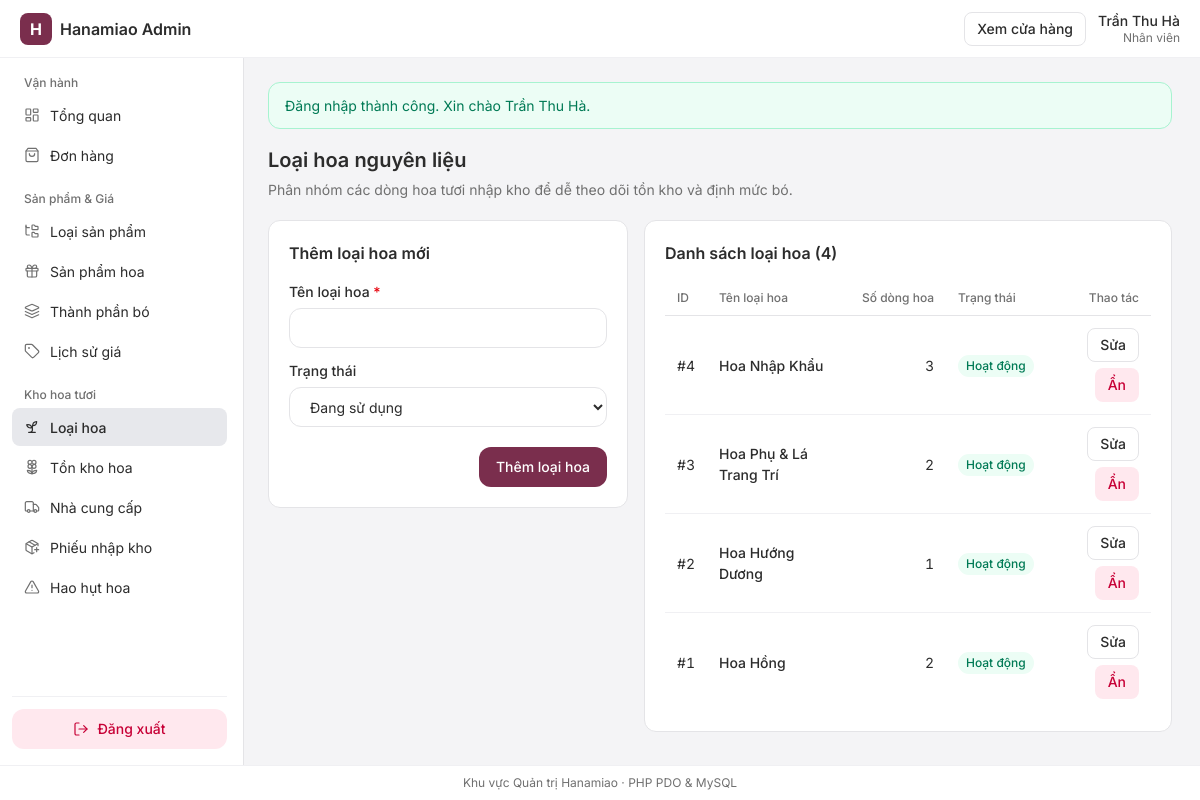
Screenshot of /admin/index.php?page=flower_types (signed in) with the database file from the repository.
### tables this page shows
CREATE TABLE IF NOT EXISTS `LoaiHoa` (
    `ID_LH` INT UNSIGNED NOT NULL AUTO_INCREMENT,
    `TenLH` VARCHAR(100) NOT NULL,
    `TrangThai` TINYINT(1) NOT NULL DEFAULT 1,
    PRIMARY KEY (`ID_LH`),
    KEY `idx_loaihoa_trangthai` (`TrangThai`)
);

### functions/helpers.php (called while the page is built, shortened)
<?php
function h(mixed $value): string
{
    return htmlspecialchars((string)($value ?? ''), ENT_QUOTES, 'UTF-8');
}

### admin/pages/flower_types.php (the view, shortened to what this page needs)
<?php
$flowerTypes = [];
$editType = null;
if ($pdo instanceof PDO) {
    try {
        $flowerTypes = $pdo->query(
            'SELECT lh.ID_LH, lh.TenLH, lh.TrangThai, COUNT(h.ID_H) AS SoLoaiHoa
             FROM LoaiHoa lh
             LEFT JOIN Hoa h ON h.ID_LH = lh.ID_LH
             GROUP BY lh.ID_LH
             ORDER BY lh.ID_LH DESC'
        )->fetchAll();
    } catch (PDOException $exception) {
        error_log('[Hanamiao Admin Flower Types] ' . $exception->getMessage());
        $dbError = 'Không thể tải danh sách loại hoa.';
    }
}
?>
<div class="admin-page-head">
    <div>
        <h1 class="admin-page-title">Loại hoa nguyên liệu</h1>
        <p class="admin-page-subtitle">Phân nhóm các dòng hoa tươi nhập kho để dễ theo dõi tồn kho và định mức bó.</p>
    </div>
</div>
<div class="admin-split-grid">
    <section class="admin-card">
        <div class="admin-card-head">
            <h2 class="admin-card-title"><?php echo $editType ? 'Cập nhật loại hoa #' . (int)$editType['ID_LH'] : 'Thêm loại hoa mới'; ?></h2>
        </div>
        <form action="actions/flower_type_save.php" method="post" class="admin-form">
            <div class="admin-field">
                <label for="ten_lh" class="admin-label">Tên loại hoa <span class="required-mark">*</span></label>
                <input id="ten_lh" name="ten_lh" type="text" class="admin-input" maxlength="100" value="<?php echo h($editType['TenLH'] ?? ''); ?>" required>
            </div>
            <div class="admin-field">
                <label for="trang_thai" class="admin-label">Trạng thái</label>
                <?php $st = (int)($editType['TrangThai'] ?? 1); ?>
                <select id="trang_thai" name="trang_thai" class="admin-input">
                    <option value="1"<?php echo $st === 1 ? ' selected' : ''; ?>>Đang sử dụng</option>
                </select>
            </div>
            <div class="admin-form-actions">
                <button type="submit" class="admin-btn admin-btn-primary">
                    <?php echo $editType ? 'Lưu thay đổi' : 'Thêm loại hoa'; ?>
                </button>
            </div>
        </form>
    </section>
    <section class="admin-card">
        <div class="admin-card-head">
            <h2 class="admin-card-title">Danh sách loại hoa (<?php echo count($flowerTypes); ?>)</h2>
        </div>
        <?php if (count($flowerTypes) === 0): ?>
            <div class="admin-empty-inline"><p class="admin-muted">Chưa có loại hoa nào.</p></div>
        <?php else: ?>
            <div class="admin-table-wrap">
                <table class="admin-table">
                    <thead>
                        <tr>
                            <th>ID</th>
                            <th>Tên loại hoa</th>
                            <th class="text-right">Số dòng hoa</th>
                            <th>Trạng thái</th>
                            <th class="text-right">Thao tác</th>
                        </tr>
                    </thead>
                    <tbody>
                        <?php foreach ($flowerTypes as $lh): ?>
                            <?php $id = (int)$lh['ID_LH']; $active = (int)$lh['TrangThai'] === 1; ?>
                            <tr>
                                <td class="tabular-nums">#<?php echo $id; ?></td>
                                <td class="font-medium"><?php echo h($lh['TenLH']); ?></td>
                                <td class="text-right tabular-nums"><?php echo (int)$lh['SoLoaiHoa']; ?></td>
                                <td>
                                    <span class="admin-badge <?php echo $active ? 'badge-success' : 'badge-neutral'; ?>">
                                        <?php echo $active ? 'Hoạt động' : 'Tạm ẩn'; ?>
                                    </span>
                                </td>
                                <td class="text-right">
                                    <div class="admin-row-actions">
                                        <a class="admin-btn admin-btn-outline admin-btn-sm" href="index.php?page=flower_types&amp;edit=<?php echo $id; ?>">Sửa</a>
                                        <form action="actions/flower_type_save.php" method="post">
                                            <button type="submit" class="admin-btn <?php echo $active ? 'admin-btn-danger' : 'admin-btn-outline'; ?> admin-btn-sm">
                                                <?php echo $active ? 'Ẩn' : 'Hiện'; ?>
                                            </button>
                                        </form>
                                    </div>
                                </td>
                            </tr>
                        <?php endforeach; ?>
                    </tbody>
                </table>
            </div>
        <?php endif; ?>
    </section>
</div>

### css/tokens.css (style rules this page uses)
:root { color-scheme: light; --app-font: "Inter", ui-sans-serif, system-ui, -apple-system, "Segoe UI", Roboto, sans-serif; --primary: #7a2e4d; --primary-hover: #63233d; --primary-foreground: #ffffff; --primary-light: rgba(122, 46, 77, 0.08); --background: #f4f4f6; --surface: #ffffff; --surface-overlay: #ffffff; --foreground: #2c2c2c; --muted: #707070; --border: #f0f0f3; --border-strong: #e4e4e7; --border-focus: var(--primary); --ring-focus: rgba(122, 46, 77, 0.12); --item-hover: #f4f4f6; --surface-hover: #f8f8fa; --background-hover: #e7e7ea; --secondary: #e7e8ec; --secondary-hover: #dbdce2; --button-hover-surface: #f1f1f3; --button-hover-page: #e4e4e7; --button-hover: var(--button-hover-surface); --elevation-popover: 0 10px 15px -3px rgb(0 0 0 / 0.1), 0 4px 6px -4px rgb(0 0 0 / 0.1); --elevation-modal: 0 20px 25px -5px rgb(0 0 0 / 0.1), 0 8px 10px -6px rgb(0 0 0 / 0.1); --danger: #c70036; --danger-bg: rgb(255 32 86 / 0.1); --danger-bg-hover: rgb(255 32 86 / 0.15); --error: #fb2c36; --error-ring: rgb(251 44 54 / 0.1); --error-text: #e7000b; --error-bg: #fef2f2; --error-border: #ffc9c9; --error-strong: #c10007; --success-bg: #ecfdf5; --success: #007a55; --warning-bg: #fffbeb; --warning: #bb4d00; --neutral-bg: #f4f4f5; --neutral: #52525c; --text-xs: 0.75rem; --text-sm: 0.875rem; --text-base: 1rem; --text-lg: 1.125rem; --text-xl: 1.25rem; --text-2xl: 1.5rem; --text-3xl: 1.875rem; --space-1: 4px; --space-2: 8px; --space-3: 12px; --space-4: 16px; --space-5: 20px; --space-6: 24px; --space-8: 32px; --space-10: 40px; --radius-sm: 8px; --radius-md: 10px; --radius-lg: 12px; --radius-full: 9999px; --transition-fast: 150ms cubic-bezier(0.22, 1, 0.36, 1); --transition-base: 220ms cubic-bezier(0.22, 1, 0.36, 1); }
*, *::before, *::after { box-sizing: border-box; }
body { margin: 0; font-family: var(--app-font); font-size: var(--text-sm); line-height: 1.5; color: var(--foreground); background-color: var(--background); -webkit-font-smoothing: antialiased; -moz-osx-font-smoothing: grayscale; }
.tabular-nums { font-variant-numeric: tabular-nums; }
* { --scrollbar-thumb: transparent; }

### rows the page displays
loaihoa: ID_LH "4", TenLH "Hoa Nhập Khẩu", SoLoaiHoa "3", TrangThai "Hoạt động"
loaihoa: ID_LH "3", TenLH "Hoa Phụ & Lá Trang Trí", SoLoaiHoa "2", TrangThai "Hoạt động"
loaihoa: ID_LH "2", TenLH "Hoa Hướng Dương", SoLoaiHoa "1", TrangThai "Hoạt động"
loaihoa: ID_LH "1", TenLH "Hoa Hồng", SoLoaiHoa "2", TrangThai "Hoạt động"

### other values shown
$adminName "Trần Thu Hà"
$adminRoleLabel "Nhân viên"
$groupName "Vận hành"
$item['label'] "Tổng quan"
$item['label'] "Đơn hàng"
$groupName "Sản phẩm & Giá"
$item['label'] "Loại sản phẩm"
$item['label'] "Sản phẩm hoa"
$item['label'] "Thành phần bó"
$item['label'] "Lịch sử giá"
$groupName "Kho hoa tươi"
$item['label'] "Loại hoa"
$item['label'] "Tồn kho hoa"
$item['label'] "Nhà cung cấp"
$item['label'] "Phiếu nhập kho"
